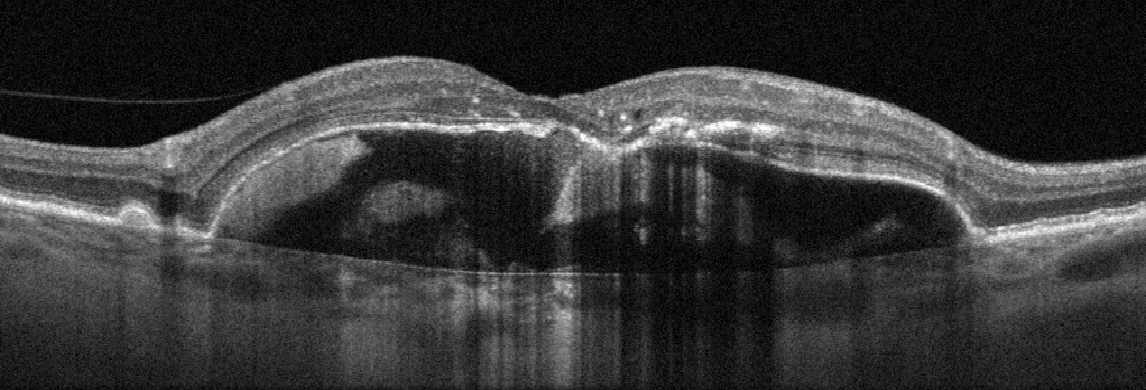
#> input picture data/raw/AMD/amd_1178825_3.jpg, 1146 x 390 px; its folder holds only this picture in this run
$ python train.py   (older library calls are emulated)
#> lines starting #> are read from the running program, lines starting #| are printed output that depends on the picture; after the words box and inside, x2 and y2 are one past the last pixel; in counts of white or black regions, pixels touching at a corner belong together
### src/preprocess.py
# src/preprocess.py
import cv2
import numpy as np
from skimage.restoration import denoise_nl_means, estimate_sigma

def to_gray(img):
    if len(img.shape) == 3:
        return cv2.cvtColor(img, cv2.COLOR_BGR2GRAY)
    return img

def resize(img, size=(512, 256)):
    return cv2.resize(img, size, interpolation=cv2.INTER_AREA)

def denoise(img):
    # fast path: median to kill salt/pepper; optional NLM for extra smoothness
    med = cv2.medianBlur(img, 3)
    # non-local means (skimage expects float in [0,1])
    f = med.astype(np.float32) / 255.0
    sigma = estimate_sigma(f, channel_axis=None)
    nlm = denoise_nl_means(
        f, h=1.2 * sigma, fast_mode=True, patch_size=5, patch_distance=6, channel_axis=None
    )
    out = (np.clip(nlm, 0, 1) * 255).astype(np.uint8)
    return out

def clahe(img):
    clahe = cv2.createCLAHE(clipLimit=2.0, tileGridSize=(8,8))
    return clahe.apply(img)

def find_ilm_rpe(img):
    """
    Heuristic: for each column, find two strongest vertical gradient sign-changes
    in plausible bands -> approximate ILM (top surface) and RPE (bright band).
    Returns y_ilm, y_rpe arrays (length = width).
    """
    # smooth vertically to suppress speckle and emphasize layers
    k = cv2.GaussianBlur(img, (3,3), 0)
    gy = cv2.Sobel(k, cv2.CV_32F, 0, 1, ksize=3)  # vertical gradient
    H, W = img.shape
    y_ilm = np.zeros(W, dtype=np.int32)
    y_rpe = np.zeros(W, dtype=np.int32)

    for x in range(W):
        col = gy[:, x]
        # search ILM near top 20–40% (first strong negative-to-positive edge)
        top_band = col[:int(0.4*H)]
        y_ilm[x] = int(np.argmax(np.abs(top_band)))

        # search RPE near lower half (strong gradient magnitude)
        bot_band = col[int(0.4*H):]
        y_rpe[x] = int(0.4*H) + int(np.argmax(np.abs(bot_band)))

    # smooth boundaries
    y_ilm = cv2.GaussianBlur(y_ilm.reshape(1,-1).astype(np.float32), (21,1), 0).ravel().astype(int)
    y_rpe = cv2.GaussianBlur(y_rpe.reshape(1,-1).astype(np.float32), (21,1), 0).ravel().astype(int)
    # enforce order
    y_rpe = np.maximum(y_rpe, y_ilm + 5)
    return y_ilm, y_rpe

def vertical_realign(img, y_rpe_target=220):
    """
    Shift the image so the mean RPE sits near y_rpe_target.
    """
    y_ilm, y_rpe = find_ilm_rpe(img)
    shift = int(y_rpe_target - np.median(y_rpe))
    M = np.float32([[1, 0, 0], [0, 1, shift]])
    aligned = cv2.warpAffine(img, M, (img.shape[1], img.shape[0]), flags=cv2.INTER_LINEAR, borderMode=cv2.BORDER_REFLECT)
    return aligned, y_ilm + shift, y_rpe + shift

def preprocess_bscan(bgr_or_gray, size=(512,256)):
    g = to_gray(bgr_or_gray)
    g = resize(g, size)
    g = denoise(g)
    g = clahe(g)
    g_al, y_ilm, y_rpe = vertical_realign(g)
    return g_al, y_ilm, y_rpe

### src/features.py
# src/features.py
import numpy as np
import cv2
from skimage.feature import graycomatrix, graycoprops
from scipy.stats import entropy

def _band_mask(H, W, y_top, y_bot, band_idx, n_bands):
    """
    Returns a boolean mask for a given band between y_top (ILM) and y_bot (RPE).
    band_idx in [0, n_bands-1], from top to bottom.
    """
    y0 = y_top + (y_bot - y_top) * (band_idx / n_bands)
    y1 = y_top + (y_bot - y_top) * ((band_idx + 1) / n_bands)
    rows = np.arange(H)[:, None]
    cols = np.arange(W)[None, :]
    return (rows >= y0[None, :]) & (rows < y1[None, :])

def _glcm_feats(patch, distances=(1,2), angles=(0, np.pi/4, np.pi/2, 3*np.pi/4)):
    # clip and quantize to 8 levels to stabilize GLCM on OCT
    q = np.clip(patch, 0, 255).astype(np.uint8) // 32
    glcm = graycomatrix(q, distances=distances, angles=angles, levels=8, symmetric=True, normed=True)
    feats = {}
    for prop in ("contrast","homogeneity","energy","correlation"):
        vals = graycoprops(glcm, prop).ravel()
        feats[f"glcm_{prop}_mean"] = float(np.mean(vals))
        feats[f"glcm_{prop}_std"]  = float(np.std(vals))
    return feats

def _basic_stats(patch):
    hist, _ = np.histogram(patch, bins=32, range=(0,255), density=True)
    ent = entropy(hist + 1e-12)
    return {
        "mean": float(np.mean(patch)),
        "std": float(np.std(patch)),
        "median": float(np.median(patch)),
        "entropy": float(ent),
    }

def _grad_energy(img, mask):
    gy = cv2.Sobel(img, cv2.CV_32F, 0, 1, ksize=3)
    gx = cv2.Sobel(img, cv2.CV_32F, 1, 0, ksize=3)
    g = np.sqrt(gx**2 + gy**2)
    vals = g[mask]
    return {"grad_energy_mean": float(np.mean(vals)), "grad_energy_std": float(np.std(vals))}

def find_fovea(y_ilm):
    y = cv2.GaussianBlur(y_ilm.reshape(1,-1).astype(np.float32), (51,1), 0).ravel()
    x = np.arange(len(y))
    # curvature proxy: second derivative magnitude; fovea ~ max positive curvature & deepest
    dy = np.gradient(y)
    d2y = np.gradient(dy)
    # weight depth
    score = (y - y.min()) * (d2y > 0) * np.abs(d2y)
    xf = int(np.argmax(score))
    depth = float(y[xf] - np.min(y))
    curv  = float(np.max(d2y[max(0,xf-5):min(len(y),xf+6)]))
    return xf, depth, curv

def extract_tabular(img, y_ilm, y_rpe, n_upper=5, n_lower=8):
    H, W = img.shape
    n_bands = n_upper + n_lower

    feats = {}
    thickness = y_rpe - y_ilm
    feats["retina_thick_mean"] = float(np.mean(thickness))
    feats["retina_thick_std"]  = float(np.std(thickness))
    feats["retina_thick_p5"]   = float(np.percentile(thickness, 5))
    feats["retina_thick_p95"]  = float(np.percentile(thickness, 95))

    # Fovea features
    xf, f_depth, f_curv = find_fovea(y_ilm.astype(np.float32))
    feats["fovea_x_rel"]   = float(xf / W)
    feats["fovea_depth"]   = f_depth
    feats["fovea_curv"]    = f_curv

    # Per-band features
    for b in range(n_bands):
        mask = _band_mask(H, W, y_ilm, y_rpe, b, n_bands)
        band = img[mask]
        region = f"upper_{b+1}" if b < n_upper else f"lower_{b-n_upper+1}"
        feats.update({f"{region}_{k}": v for k, v in _basic_stats(band).items()})
        feats.update({f"{region}_{k}": v for k, v in _grad_energy(img, mask).items()})
        feats.update({f"{region}_{k}": v for k, v in _glcm_feats(band.reshape(-1,1)).items()})

    # global SNR-ish proxy
    feats["global_mean"] = float(np.mean(img))
    feats["global_std"]  = float(np.std(img))
    return feats

### src/train.py
# src/train.py
import os, glob, json
import numpy as np
import pandas as pd
from tqdm import tqdm
import cv2
from sklearn.model_selection import StratifiedKFold
from sklearn.metrics import classification_report, confusion_matrix
from xgboost import XGBClassifier
from joblib import dump

from src.preprocess import preprocess_bscan
from src.features import extract_tabular

DISEASES = [
    "AMD", "DME", "ERM", "Normal", "RAO", "RVO", "VMI"
]

def discover_images(root="data/raw"):
    rows = []
    for cls in DISEASES:
        folder = os.path.join(root, cls)
        if not os.path.exists(folder):
            print(f"⚠️ WARNING: Folder missing: {folder}")
            continue
        for p in glob.glob(os.path.join(folder, "**", "*.*"), recursive=True):
            if p.lower().endswith((".png",".jpg",".jpeg",".bmp",".tif",".tiff")):
                rows.append((p, cls))
    return rows

def build_dataset(root="data/raw", cache_csv="data/processed/features.csv"):
#> called with root = 'data/raw', cache_csv = 'data/processed/features.csv'
    os.makedirs(os.path.dirname(cache_csv), exist_ok=True)
    records = []
    items = discover_images(root)
    print(f"📂 Found {len(items)} images total")
    if len(items) == 0:
        print("❌ No images found! Please check your dataset path.")
        return pd.DataFrame()

    for i, (path, label) in enumerate(items, 1):
        if i % 50 == 0:
            print(f"✅ Processed {i}/{len(items)} images...")
        img = cv2.imread(path, cv2.IMREAD_GRAYSCALE)
#> img: shape (390, 1146); min 0, max 255, mean 54.4
        if img is None:
            print(f"⚠️ Skipped unreadable file: {path}")
            continue
        try:
            img_p, y_ilm, y_rpe = preprocess_bscan(img)
#> in resize, `return cv2.resize(img, size, interpolation=cv2.INTER_AREA)`:
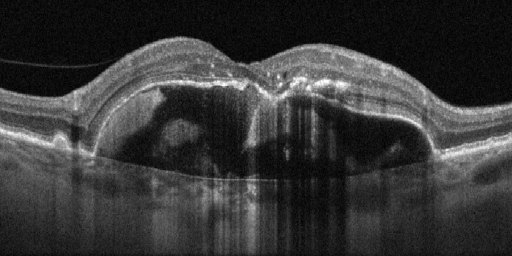
#> returned value: shape (256, 512); min 0, max 255, mean 54.4
#> in denoise, `sigma = estimate_sigma(f, channel_axis=None)`: sigma = 0.00426
#> in clahe, `return clahe.apply(img)`:
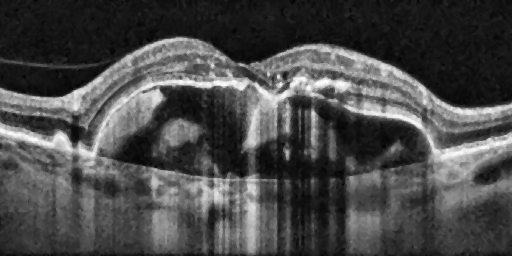
#> returned value: shape (256, 512); min 3, max 254, mean 73
#> in find_ilm_rpe, `gy = cv2.Sobel(k, cv2.CV_32F, 0, 1, ksize=3)`:
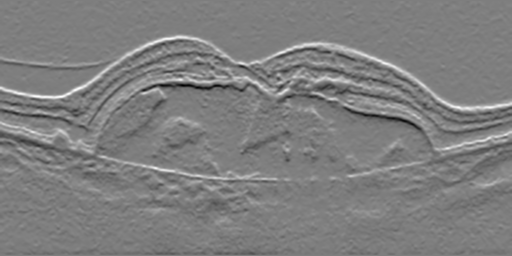
#> gy: shape (256, 512) float32; min -501, max 506, mean 0.4; drawn with min black and max white
#> after the loop in find_ilm_rpe, `for x in range(W):`: y_ilm = 512 values, max 101 at index 442, min 4 at index 479, mean 70.44; y_rpe = 512 values, max 252 at index 294, min 102 at index 278, mean 137.4
#> in find_ilm_rpe, `y_ilm = cv2.GaussianBlur(y_ilm.reshape(1,-1).astype(np.float32), (21,1..`: y_ilm = 512 values, max 101 at index 510, min 34 at index 458, mean 69.93
#> in find_ilm_rpe, `y_rpe = cv2.GaussianBlur(y_rpe.reshape(1,-1).astype(np.float32), (21,1..`: y_rpe = 512 values, max 178 at index 266, min 105 at index 496, mean 136.9
#> in vertical_realign, `shift = int(y_rpe_target - np.median(y_rpe))`: shift = 93
#> in vertical_realign, `M = np.float32([[1, 0, 0], [0, 1, shift]])`: M = [[1, 0, 0], [0, 1, 93]]
#> in vertical_realign, `aligned = cv2.warpAffine(img, M, (img.shape[1], img.shape[0]), flags=c..`:
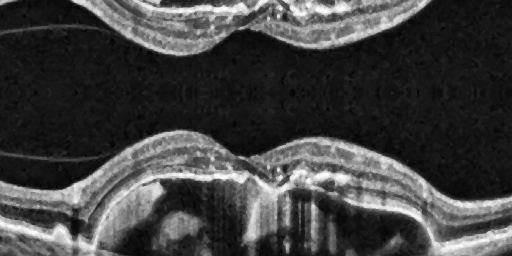
#> aligned: shape (256, 512); min 3, max 254, mean 64.7
#> in preprocess_bscan, `g_al, y_ilm, y_rpe = vertical_realign(g)`: y_ilm = 512 values, max 194 at index 510, min 127 at index 458, mean 162.9; y_rpe = 512 values, max 271 at index 266, min 198 at index 496, mean 229.9
            feats = extract_tabular(img_p, y_ilm, y_rpe)
#> in extract_tabular, `thickness = y_rpe - y_ilm`: thickness = 512 values, max 129 at index 168, min 6 at index 510, mean 66.96
#> in find_fovea, `y = cv2.GaussianBlur(y_ilm.reshape(1,-1).astype(np.float32), (51,1), 0..`: y = 512 values, max 188.8 at index 48, min 138.2 at index 162, mean 162.9
#> in find_fovea, `x = np.arange(len(y))`: x = 512 values from 0 to 511
#> in find_fovea, `dy = np.gradient(y)`: dy = 512 values, max 2.12 at index 500, min -2.66 at index 450, mean 0.00398
#> in find_fovea, `d2y = np.gradient(dy)`: d2y = 512 values, max 0.236 at index 459, min -0.29 at index 509, mean 0.000137
#> in find_fovea, `score = (y - y.min()) * (d2y > 0) * np.abs(d2y)`: score = 512 values, max 3.78 at index 495, min 0 at index 16, mean 0.278
#> in find_fovea, `xf = int(np.argmax(score))`: xf = 495
#> in find_fovea, `depth = float(y[xf] - np.min(y))`: depth = 21.37
#> in find_fovea, `curv  = float(np.max(d2y[max(0,xf-5):min(len(y),xf+6)]))`: curv = 0.187
#> in extract_tabular, `xf, f_depth, f_curv = find_fovea(y_ilm.astype(np.float32))`: xf = 495; f_depth = 21.37; f_curv = 0.187
#> the loop in extract_tabular, `for b in range(n_bands):` made 13 passes
#> pass 1, in extract_tabular, `mask = _band_mask(H, W, y_ilm, y_rpe, b, n_bands)`:
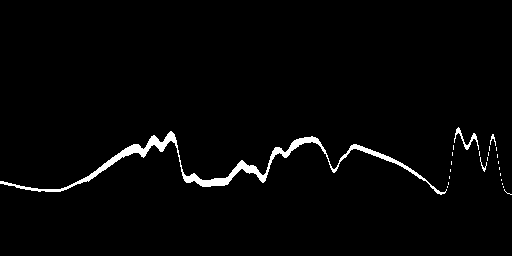
#> mask: shape (256, 512) bool; 2.2% white; 24 white regions (20 under 20 px), largest, box (x1, y1, x2, y2) and area: (0, 131, 447, 195) 2610, (454, 127, 479, 150) 138, (490, 134, 496, 146) 30, (480, 157, 487, 172) 29
#> pass 1, in _grad_energy, `gx = cv2.Sobel(img, cv2.CV_32F, 1, 0, ksize=3)`:
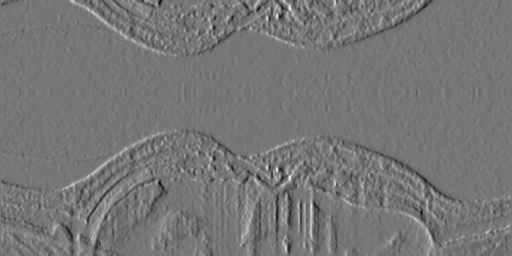
#> gx: shape (256, 512) float32; min -535, max 618, mean -0.2; drawn with min black and max white
#> pass 1, in _grad_energy, `g = np.sqrt(gx**2 + gy**2)`:
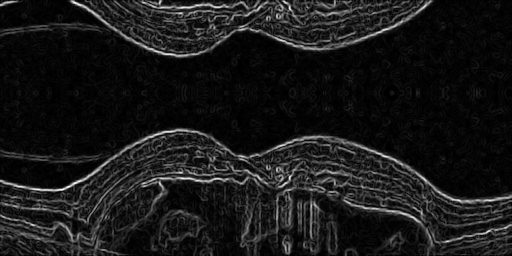
#> g: shape (256, 512) float32; min 0, max 680, mean 65.9; drawn with min black and max white
#> after the loop in extract_tabular, `for b in range(n_bands):`: feats = 189 items
#> feats = 191 items
            feats["path"] = path
            feats["label"] = label
            records.append(feats)
        except Exception as e:
            print(f"❌ Error processing {path}: {e}")

    df = pd.DataFrame(records)
#> df = table of 1 rows and 193 columns
    df.to_csv(cache_csv, index=False)
    print(f"💾 Saved features to {cache_csv} with shape {df.shape}")
#| 💾 Saved features to data/processed/features.csv with shape (1, 193)
    return df

def train_xgb(cache_csv="data/processed/features.csv", model_path="models/xgb.joblib", feature_list_path="models/features.json"):
    df = pd.read_csv(cache_csv)
    print(f"📊 Loaded dataset from {cache_csv} with shape {df.shape}")

    y = df["label"].values
    X = df.drop(columns=["label","path"])
    feat_names = X.columns.tolist()

    classes = np.unique(y)
    cls2id = {c:i for i,c in enumerate(classes)}
    y_id = np.array([cls2id[c] for c in y])

    counts = np.bincount(y_id, minlength=len(classes))
    print(f"📈 Class distribution: {dict(zip(classes, counts))}")

    weights = {i: float(len(y_id)/(len(classes)*max(c,1))) for i,c in enumerate(counts)}
    sample_weight = np.array([weights[i] for i in y_id])

    print("🚀 Starting training with 5-fold cross validation...")
    skf = StratifiedKFold(n_splits=5, shuffle=True, random_state=42)
    for fold, (tr, va) in enumerate(skf.split(X, y_id), 1):
        print(f"🔄 Fold {fold}...")
        model = XGBClassifier(
            n_estimators=200,
            max_depth=6,
            learning_rate=0.05,
            subsample=0.9,
            colsample_bytree=0.9,
            reg_lambda=2.0,
            tree_method="hist",
            eval_metric="mlogloss",
            random_state=42+fold
        )
        model.fit(X.iloc[tr], y_id[tr], sample_weight=sample_weight[tr])
        y_hat = model.predict(X.iloc[va])
        print(f"✅ Fold {fold} done. Sample report:")
        print(classification_report(y_id[va], y_hat, target_names=classes, zero_division=0))

    # Train final model
    print("🧠 Training final model on all data...")
    final = XGBClassifier(
        n_estimators=400,
        max_depth=6,
        learning_rate=0.05,
        subsample=0.9,
        colsample_bytree=0.9,
        reg_lambda=2.0,
        tree_method="hist",
        eval_metric="mlogloss",
        random_state=123
    )
    final.fit(X, y_id, sample_weight=sample_weight)

    os.makedirs(os.path.dirname(model_path), exist_ok=True)
    dump({"model": final, "classes": classes, "feat_names": feat_names, "cls2id": cls2id}, model_path)
    with open(feature_list_path, "w") as f:
        json.dump(feat_names, f, indent=2)

    print(f"💾 Model saved to {model_path}")
    print("🎉 Training complete!")

if __name__ == "__main__":
    print("🏃 Running train.py ...")
    df = build_dataset()
#> df = table of 1 rows and 193 columns
    if not df.empty:
        train_xgb()
#> (the run stopped early here; a loop or call above may not have finished)
